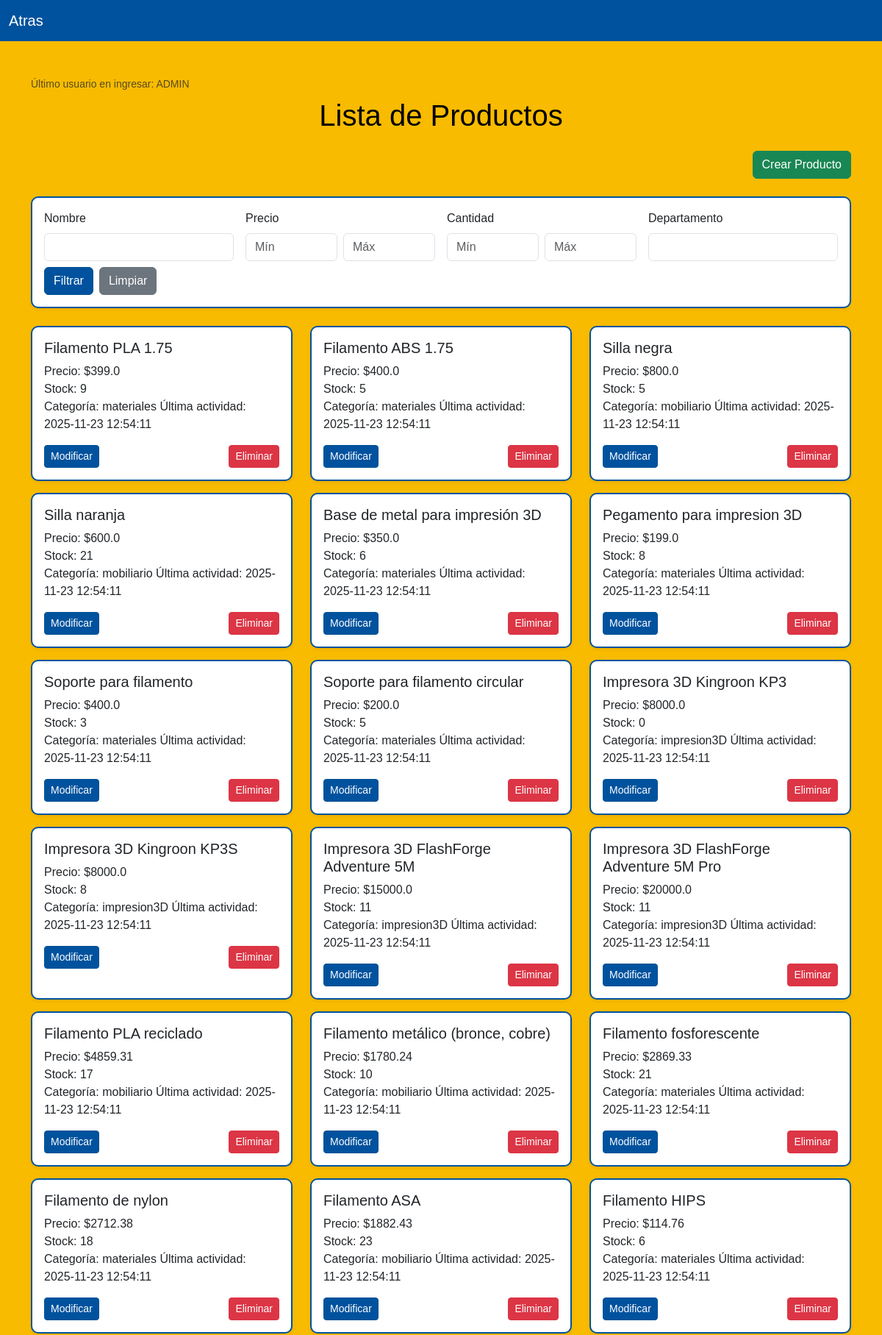
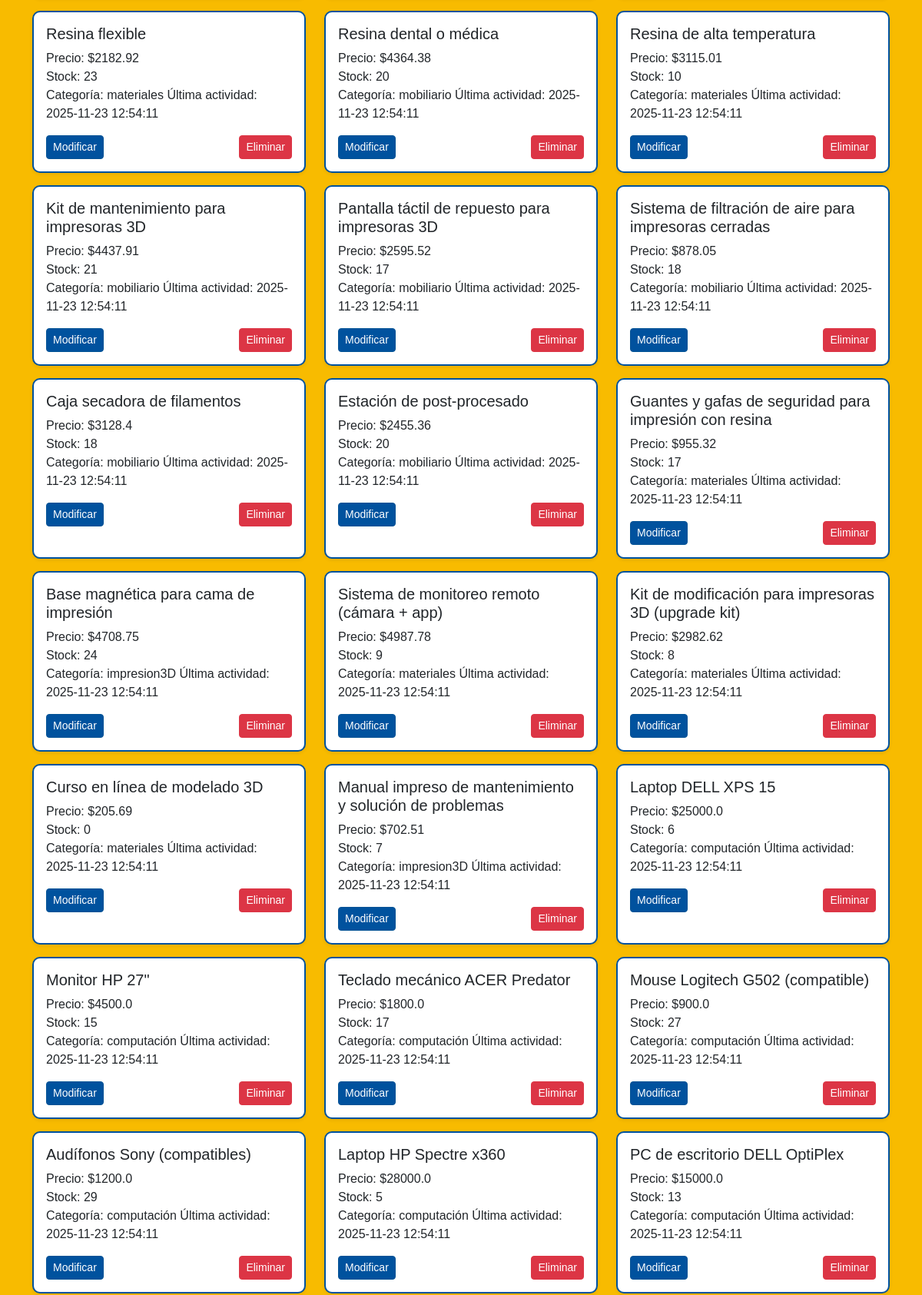
The page /productos (signed in, upper part) on the database its author committed (2 pictures, top to bottom).
### tables this page shows
CREATE TABLE usuarios (
        id INTEGER PRIMARY KEY AUTOINCREMENT,
        usuario TEXT NOT NULL,
        pass TEXT NOT NULL,
        cargo TEXT NOT NULL
    , fecha_hora_ultimo_inicio TEXT);

CREATE TABLE "productos" (
	"id"	INTEGER NOT NULL,
	"nombre"	TEXT NOT NULL,
	"precio"	REAL NOT NULL,
	"cantidad"	INTEGER NOT NULL,
	"departamento"	TEXT NOT NULL, almacen INTEGER, ultimo_usuario TEXT, ultima_modificacion TEXT, fecha_hora_creacion TEXT,
	PRIMARY KEY("id")
);

### login.py (the view)
@app.route('/productos')
def vista_productos():
    mensaje = ""
    filtro_nombre = request.args.get('nombre', '').strip()
    filtro_departamento = request.args.get('departamento', '').strip()
    filtro_precio_min = request.args.get('precio_min', '').strip()
    filtro_precio_max = request.args.get('precio_max', '').strip()
    filtro_cantidad_min = request.args.get('cantidad_min', '').strip()
    filtro_cantidad_max = request.args.get('cantidad_max', '').strip()
    try:
        conexion = sqlite3.connect('ConexionBD/InventarioBD_2.db')
        cursor = conexion.cursor()
        consulta = "SELECT * FROM productos WHERE 1=1"
        parametros = []
        if filtro_nombre:
            consulta += " AND nombre LIKE ?"
            parametros.append(f"%{filtro_nombre}%")
        if filtro_departamento:
            consulta += " AND departamento LIKE ?"
            parametros.append(f"%{filtro_departamento}%")
        if filtro_precio_min:
            consulta += " AND precio >= ?"
            parametros.append(float(filtro_precio_min))
        if filtro_precio_max:
            consulta += " AND precio <= ?"
            parametros.append(float(filtro_precio_max))
        if filtro_cantidad_min:
            consulta += " AND cantidad >= ?"
            parametros.append(int(filtro_cantidad_min))
        if filtro_cantidad_max:
            consulta += " AND cantidad <= ?"
            parametros.append(int(filtro_cantidad_max))
        cursor.execute(consulta, parametros)
        productos = cursor.fetchall()
        try:
            cursor.execute(
                "SELECT usuario FROM usuarios ORDER BY fecha_hora_ultimo_inicio DESC LIMIT 1")
            resultado_usuario = cursor.fetchone()
            if resultado_usuario:
                ultimo_usuario = resultado_usuario[0]
            else:
                ultimo_usuario = ""
        except sqlite3.Error:
            ultimo_usuario = ""
        if len(productos) > 0:
            ultima_modificacion = productos[0][-1]  # Última columna
        else:
            ultima_modificacion = ""
            conexion.close()
            mensaje = "Conexión a la BD - Productos exitosa"
    except sqlite3.Error as e:
        productos = []
        ultimo_usuario = ""
        ultima_modificacion = ""
        mensaje = f"Error al conectar a la BD - Productos: {e}"
    return render_template('productos.html',
                           productos=productos,
                           mensaje=mensaje,
                           ultimo_usuario=ultimo_usuario,
                           ultima_modificacion=ultima_modificacion,
                           cargo=session.get('cargo'))

### templates/productos.html (shortened to what this page needs)
<!DOCTYPE html>
<html lang="es">
<head>
    <link href="https://cdn.jsdelivr.net/npm/bootstrap@5.3.3/dist/css/bootstrap.min.css" rel="stylesheet">
    <link rel="stylesheet" href="{{ url_for('static', filename='css/invmx.css') }}">
</head>
<body>
    <nav class="navbar navbar-expand-lg navbar">
        <div class="container-fluid">
            <a class="navbar-brand" href="{{ url_for('home') }}">Atras</a>
        </div>
    </nav>
    <div class="container py-5">
        <div class="mb-2 text-start text-muted small">
            Último usuario en ingresar: {{ ultimo_usuario }} <br>
        </div>
        <h1 class="mb-4 text-center">Lista de Productos</h1>
        {% if cargo == 'ADMIN' or cargo == 'PRODUCTOS' %}
        <div class="mb-4 text-end">
            <a href="{{ url_for('crear_producto') }}" class="btn btn-success">Crear Producto</a>
        </div>
        {% endif %}
        <form method="GET" action="{{ url_for('vista_productos') }}" class="mb-4 card p-3 shadow-sm">
            <div class="row g-3 align-items-end">
                <div class="col-md-3">
                    <label for="filtro_nombre" class="form-label">Nombre</label>
                    <input type="text" id="filtro_nombre" name="nombre" class="form-control"
                        value="{{ request.args.get('nombre', '') }}">
                </div>
                <div class="col-md-3">
                    <label class="form-label">Precio</label>
                    <div class="d-flex gap-2">
                        <input type="number" name="precio_min" class="form-control" placeholder="Mín"
                            value="{{ request.args.get('precio_min', '') }}">
                        <input type="number" name="precio_max" class="form-control" placeholder="Máx"
                            value="{{ request.args.get('precio_max', '') }}">
                    </div>
                </div>
                <div class="col-md-3">
                    <label class="form-label">Cantidad</label>
                    <div class="d-flex gap-2">
                        <input type="number" name="cantidad_min" class="form-control" placeholder="Mín"
                            value="{{ request.args.get('cantidad_min', '') }}">
                        <input type="number" name="cantidad_max" class="form-control" placeholder="Máx"
                            value="{{ request.args.get('cantidad_max', '') }}">
                    </div>
                </div>
                <div class="col-md-3">
                    <label for="filtro_departamento" class="form-label">Departamento</label>
                    <input type="text" id="filtro_departamento" name="departamento" class="form-control"
                        value="{{ request.args.get('departamento', '') }}">
                </div>
                <div class="col-12 mt-2 d-flex gap-2">
                    <button type="submit" class="btn btn-primary">Filtrar</button>
                    <a href="{{ url_for('vista_productos') }}" class="btn btn-secondary">Limpiar</a>
                </div>
            </div>
        </form>
        <div class="row">
            {% for producto in productos %}
            <div class="col-md-4 mb-3">
                <div class="card h-100 shadow-sm">
                    <div class="card-body">
                        <h5 class="card-title">{{ producto[1] }}</h5>
                        <p class="card-text">
                            Precio: ${{ producto[2] }} <br>
                            Stock: {{ producto[3] }} <br>
                            Categoría: {{ producto[4] }}
                            Última actividad: {{ producto[7] or fecha_actual }}
                        </p>
                        {% if cargo == 'ADMIN' or cargo == 'PRODUCTOS' %}
                        <div class="d-flex justify-content-between mt-3">
                            <a href="{{ url_for('modificar_producto', producto_id=producto[0]) }}"
                                class="btn btn-primary btn-sm">Modificar</a>
                            <form action="{{ url_for('eliminar_producto', producto_id=producto[0]) }}" method="POST"
                                onsubmit="return confirm('¿Desea eliminar este producto?');">
                                <button type="submit" class="btn btn-danger btn-sm">Eliminar</button>
                            </form>
                        </div>
                        {% endif %}
                    </div>
                </div>
            </div>
            {% endfor %}
        </div>
    </div>
</body>
</html>

### static/css/invmx.css (style rules this page uses)
:root { --azul-unison: #00529e; --azul-oscuro-unison: #015294; --dorado-unison: #f8bb00; --dorado-oscuro-unison: #d99e30; --texto-claro: #ffffff; --fondo-claro: #f8bb00; }
body { background-color: var(--fondo-claro) !important; color: #000 !important; font-family: Arial, sans-serif; }
.navbar { background-color: var(--azul-unison); color: var(--texto-claro); }
.navbar a { color: var(--texto-claro); text-decoration: none; }
.btn-primary { background-color: var(--azul-unison); border-color: var(--azul-oscuro-unison); color: var(--texto-claro); }
.card { border: 2px solid var(--azul-unison); border-radius: 10px; }
input, select, textarea { border: 1px solid var(--azul-unison); border-radius: 5px; }

### rows shown on the page
usuarios: usuario "ADMIN"
productos: nombre "Filamento PLA 1.75", precio "399.0", cantidad "9", departamento "materiales", ultima_modificacion "2025-11-23 12:54:11"
productos: nombre "Filamento ABS 1.75", precio "400.0", cantidad "5", departamento "materiales", ultima_modificacion "2025-11-23 12:54:11"
productos: nombre "Silla negra", precio "800.0", cantidad "5", departamento "mobiliario", ultima_modificacion "2025-11-23 12:54:11"
productos: nombre "Silla naranja", precio "600.0", cantidad "21", departamento "mobiliario", ultima_modificacion "2025-11-23 12:54:11"
productos: nombre "Base de metal para impresión 3D", precio "350.0", cantidad "6", departamento "materiales", ultima_modificacion "2025-11-23 12:54:11"
productos: nombre "Pegamento para impresion 3D", precio "199.0", cantidad "8", departamento "materiales", ultima_modificacion "2025-11-23 12:54:11"
productos: nombre "Soporte para filamento", precio "400.0", cantidad "3", departamento "materiales", ultima_modificacion "2025-11-23 12:54:11"
productos: nombre "Soporte para filamento circular", precio "200.0", cantidad "5", departamento "materiales", ultima_modificacion "2025-11-23 12:54:11"
productos: nombre "Impresora 3D Kingroon KP3", precio "8000.0", cantidad "0", departamento "impresion3D", ultima_modificacion "2025-11-23 12:54:11"
productos: nombre "Impresora 3D Kingroon KP3S", precio "8000.0", cantidad "8", departamento "impresion3D", ultima_modificacion "2025-11-23 12:54:11"
productos: nombre "Impresora 3D FlashForge Adventure 5M", precio "15000.0", cantidad "11", departamento "impresion3D", ultima_modificacion "2025-11-23 12:54:11"
productos: nombre "Impresora 3D FlashForge Adventure 5M Pro", precio "20000.0", cantidad "11", departamento "impresion3D", ultima_modificacion "2025-11-23 12:54:11"
productos: nombre "Filamento PLA reciclado", precio "4859.31", cantidad "17", departamento "mobiliario", ultima_modificacion "2025-11-23 12:54:11"
productos: nombre "Filamento metálico (bronce, cobre)", precio "1780.24", cantidad "10", departamento "mobiliario", ultima_modificacion "2025-11-23 12:54:11"
productos: nombre "Filamento fosforescente", precio "2869.33", cantidad "21", departamento "materiales", ultima_modificacion "2025-11-23 12:54:11"
productos: nombre "Filamento de nylon", precio "2712.38", cantidad "18", departamento "materiales", ultima_modificacion "2025-11-23 12:54:11"
productos: nombre "Filamento ASA", precio "1882.43", cantidad "23", departamento "mobiliario", ultima_modificacion "2025-11-23 12:54:11"
productos: nombre "Filamento HIPS", precio "114.76", cantidad "6", departamento "materiales", ultima_modificacion "2025-11-23 12:54:11"
productos: nombre "Resina flexible", precio "2182.92", cantidad "23", departamento "materiales", ultima_modificacion "2025-11-23 12:54:11"
productos: nombre "Resina dental o médica", precio "4364.38", cantidad "20", departamento "mobiliario", ultima_modificacion "2025-11-23 12:54:11"
productos: nombre "Resina de alta temperatura", precio "3115.01", cantidad "10", departamento "materiales", ultima_modificacion "2025-11-23 12:54:11"
productos: nombre "Kit de mantenimiento para impresoras 3D", precio "4437.91", cantidad "21", departamento "mobiliario", ultima_modificacion "2025-11-23 12:54:11"
productos: nombre "Pantalla táctil de repuesto para impresoras 3D", precio "2595.52", cantidad "17", departamento "mobiliario", ultima_modificacion "2025-11-23 12:54:11"
productos: nombre "Sistema de filtración de aire para impresoras cerradas", precio "878.05", cantidad "18", departamento "mobiliario", ultima_modificacion "2025-11-23 12:54:11"
productos: nombre "Caja secadora de filamentos", precio "3128.4", cantidad "18", departamento "mobiliario", ultima_modificacion "2025-11-23 12:54:11"
productos: nombre "Estación de post-procesado", precio "2455.36", cantidad "20", departamento "mobiliario", ultima_modificacion "2025-11-23 12:54:11"
productos: nombre "Guantes y gafas de seguridad para impresión con resina", precio "955.32", cantidad "17", departamento "materiales", ultima_modificacion "2025-11-23 12:54:11"
productos: nombre "Base magnética para cama de impresión", precio "4708.75", cantidad "24", departamento "impresion3D", ultima_modificacion "2025-11-23 12:54:11"
productos: nombre "Sistema de monitoreo remoto (cámara + app)", precio "4987.78", cantidad "9", departamento "materiales", ultima_modificacion "2025-11-23 12:54:11"
productos: nombre "Kit de modificación para impresoras 3D (upgrade kit)", precio "2982.62", cantidad "8", departamento "materiales", ultima_modificacion "2025-11-23 12:54:11"
productos: nombre "Curso en línea de modelado 3D", precio "205.69", cantidad "0", departamento "materiales", ultima_modificacion "2025-11-23 12:54:11"
productos: nombre "Manual impreso de mantenimiento y solución de problemas", precio "702.51", cantidad "7", departamento "impresion3D", ultima_modificacion "2025-11-23 12:54:11"
productos: nombre "Laptop DELL XPS 15", precio "25000.0", cantidad "6", departamento "computación", ultima_modificacion "2025-11-23 12:54:11"
productos: nombre "Monitor HP 27\"", precio "4500.0", cantidad "15", departamento "computación", ultima_modificacion "2025-11-23 12:54:11"
productos: nombre "Teclado mecánico ACER Predator", precio "1800.0", cantidad "17", departamento "computación", ultima_modificacion "2025-11-23 12:54:11"
productos: nombre "Mouse Logitech G502 (compatible)", precio "900.0", cantidad "27", departamento "computación", ultima_modificacion "2025-11-23 12:54:11"
productos: nombre "Audífonos Sony (compatibles)", precio "1200.0", cantidad "29", departamento "computación", ultima_modificacion "2025-11-23 12:54:11"
productos: nombre "Laptop HP Spectre x360", precio "28000.0", cantidad "5", departamento "computación", ultima_modificacion "2025-11-23 12:54:11"
productos: nombre "PC de escritorio DELL OptiPlex", precio "15000.0", cantidad "13", departamento "computación", ultima_modificacion "2025-11-23 12:54:11"
